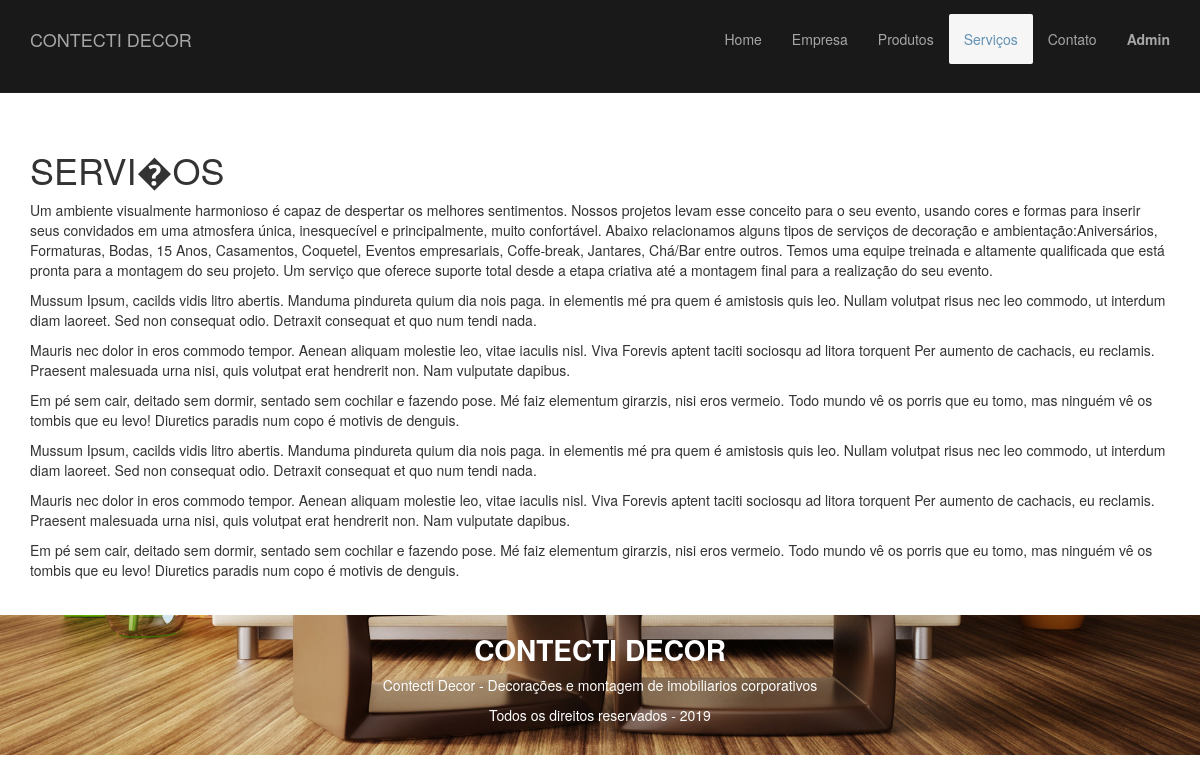
The app's page /servicos with its own data.
### tables this page shows
CREATE TABLE paginas (
  id INT NOT NULL AUTO_INCREMENT,
  titulo VARCHAR(255),
  slug VARCHAR(255),
  texto TEXT,
  criado DATETIME,
  modificado DATETIME,
  PRIMARY KEY (id)
);

### App/controllers/servicosController.php (called while the page is built, shortened)
<?php
require_once('App/System/site_settings.php');
function index(){
    $_POST['servicos'] = SelectAll();
    View('App/views/servicos/'.$_GET['action'].'.phtml');
}

### App/System/site_settings.php (called while the page is built, shortened)
<?php
$action = $_GET['action'];
$action = str_replace('-','_',$action);
GetActionValid($action, $array);

### App/System/database.php (called while the page is built, shortened)
<?php
$oConn=null;
function DbOpenConnection() {
    global $oConn;
    if ($oConn == null) {
        try
        {
            $oConn = new PDO( 'mysql:host=' . MYSQL_HOST . ';dbname=' . MYSQL_DB_NAME, MYSQL_USER, MYSQL_PASSWORD );
            $oConn->exec("set names utf8");
        }
        catch ( PDOException $e )
        {
            echo 'Não foi possivel estabelecer uma conexão com banco. <br> Código do erro: '.$e->getCode() . ' <br> Descrição do erro: '. $e->getMessage();
        }
    }
    return $oConn;
}

### App/models/servicos.php (called while the page is built, shortened)
<?php
function SelectAll(){
    $sql = "select * from `paginas` where slug = 'servicos' limit 1";
    $result = DbOpenConnection()->query( $sql );
    return $result->fetch(PDO::FETCH_ASSOC);
}

### App/views/servicos/index.phtml (the view)
<?php $conteudo = $_POST['servicos']; ?>
<div class="">
    <h1>
        <?php echo $conteudo['titulo']; ?>
    </h1>
    <?php echo $conteudo['texto']; ?>
</div>

### App/assets/css/style.css (style rules this page uses)
body { font-size: 14px;; }

### records on screen
paginas: titulo "SERVI�OS", texto "Um ambiente visualmente harmonioso é capaz de despertar os melhores sentimentos. Nossos projetos levam esse conceito para o seu evento, usando cores e formas para inserir seus convidados em uma atmosfera única, inesquecível e principalmente, muito confortável. Abaixo relacionamos alguns tipos de serviços de decoração e ambientação:Aniversários, Formaturas, Bodas, 15 Anos, Casamentos, Coquetel, Eventos empresariais, Coffe-break, Jantares, Chá/Bar entre outros. Temos uma equipe treinada e altamente qualificada que está pronta para a montagem do seu projeto. Um serviço que oferece suporte total desde a etapa criativa até a montagem final para a realização do seu evento. Mussum Ipsum, cacilds…"
